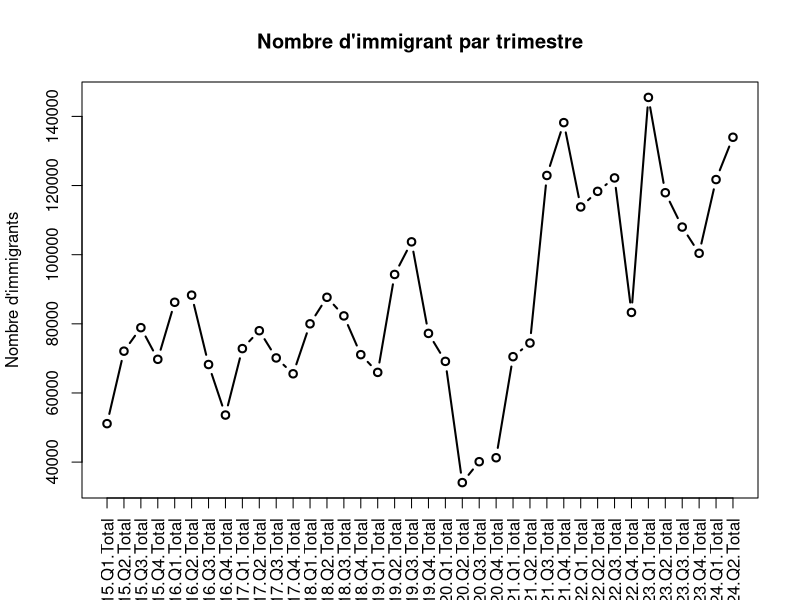
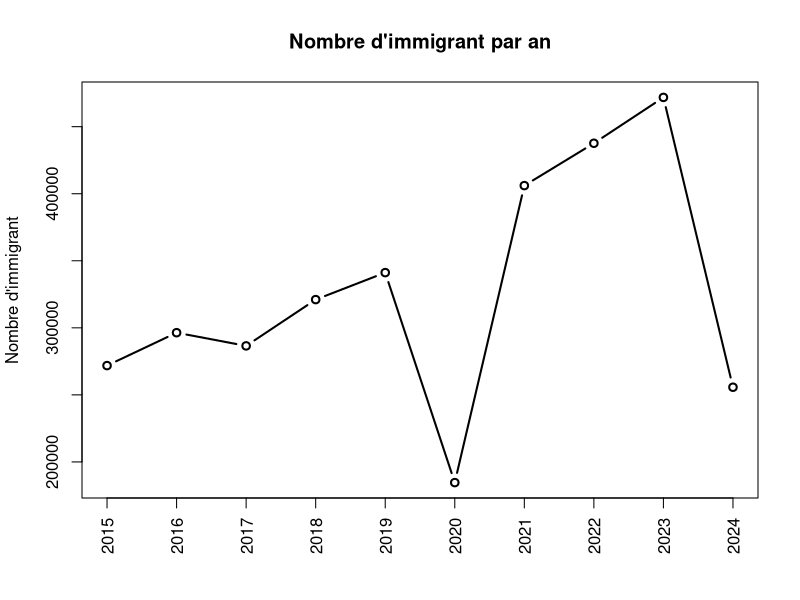
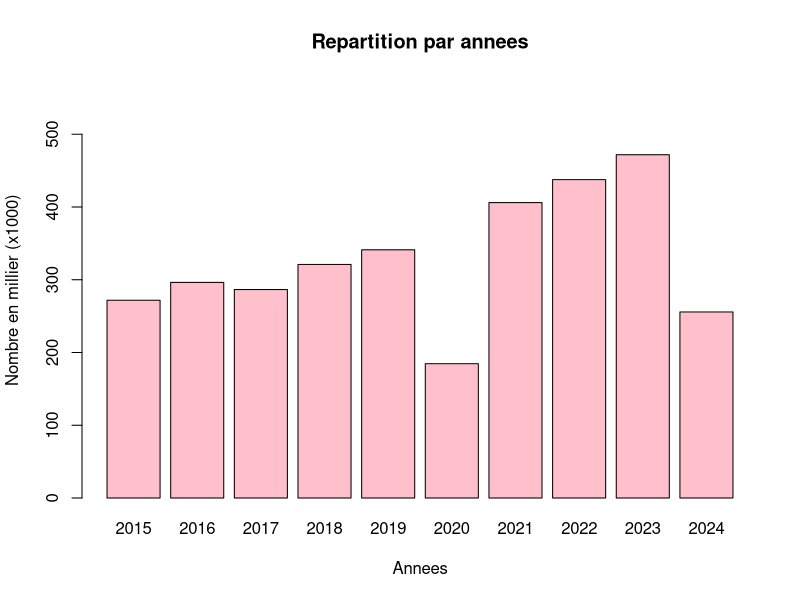
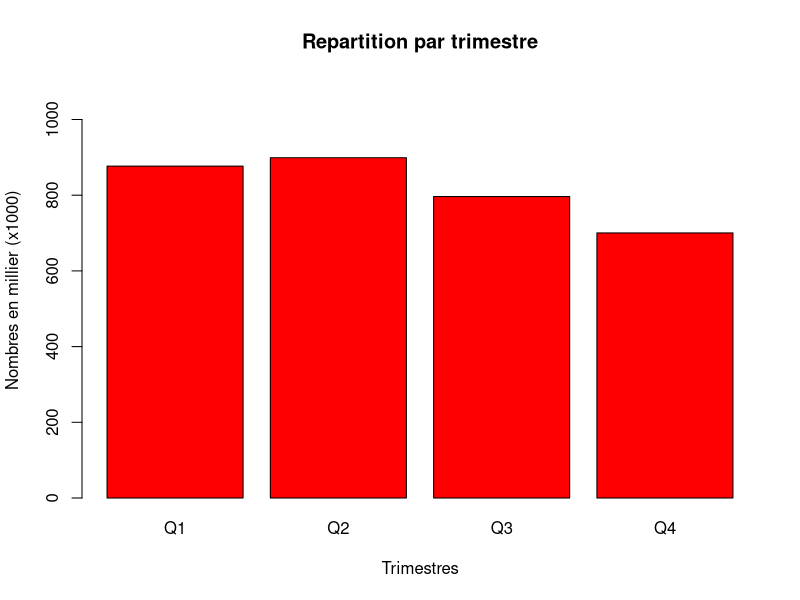
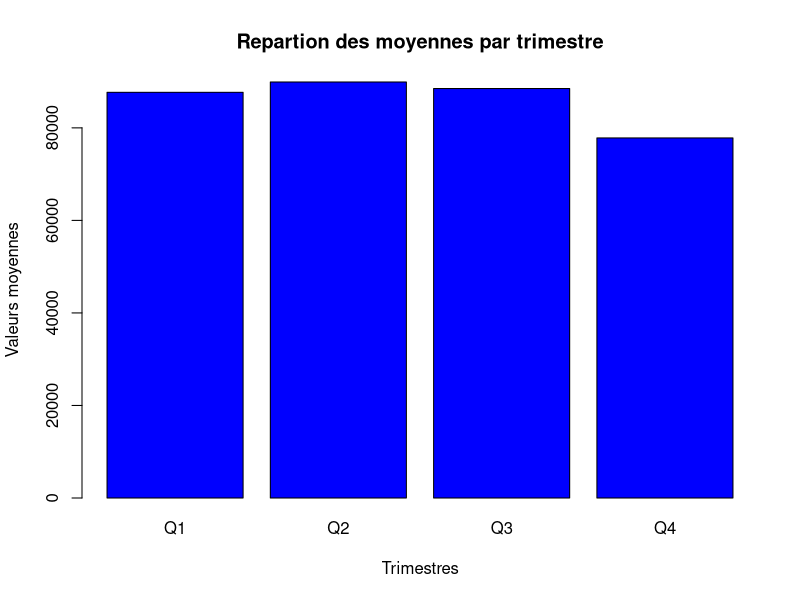
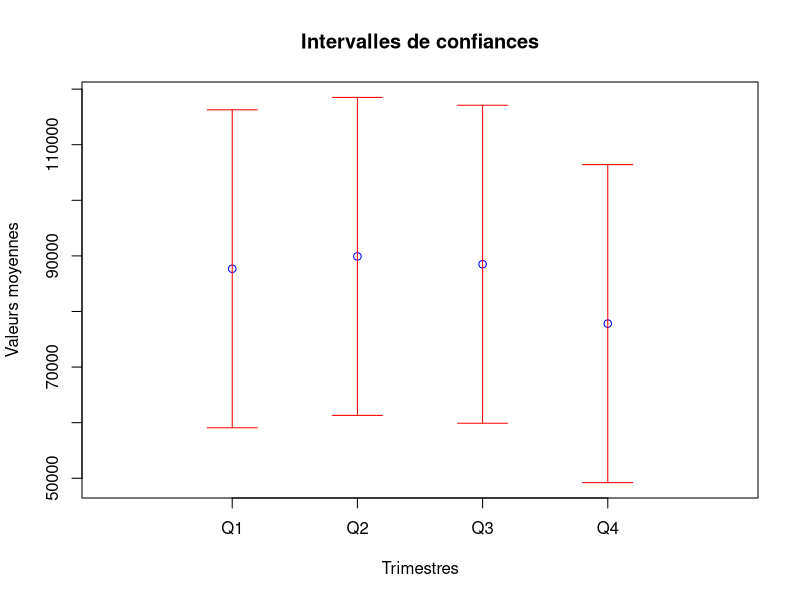
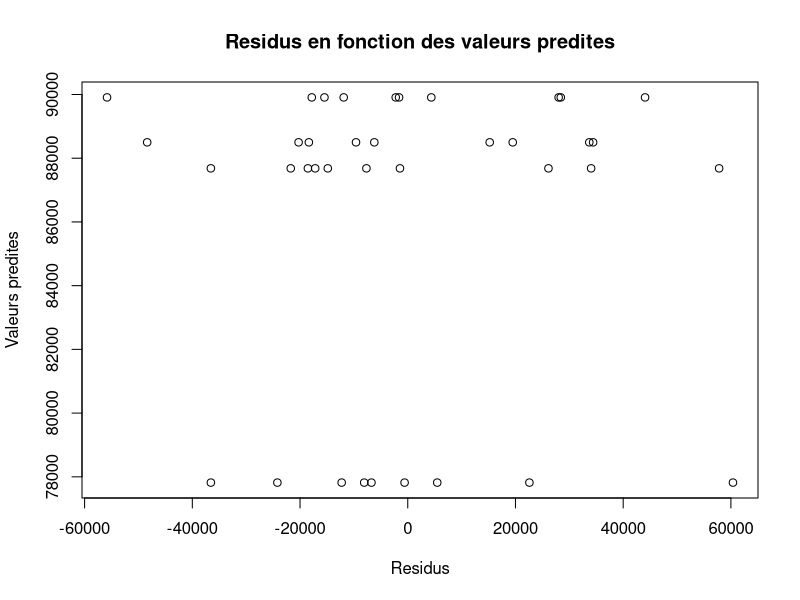
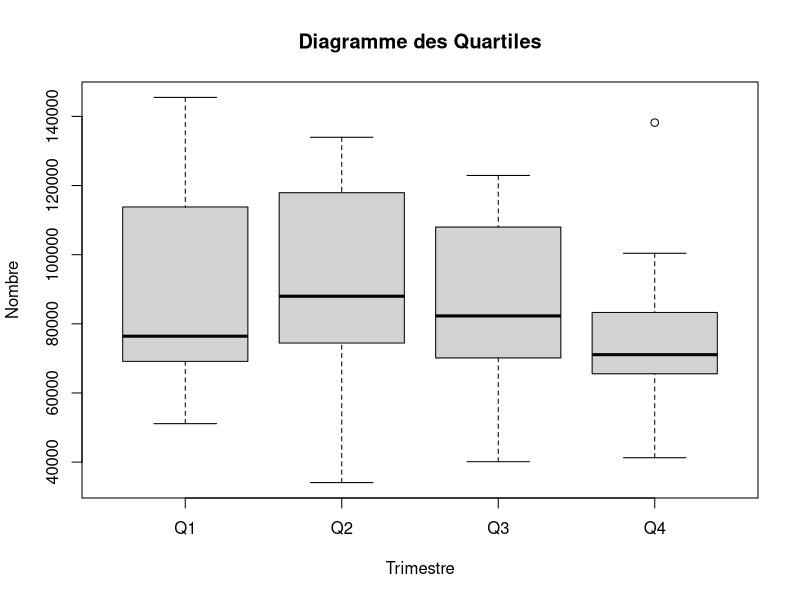

The R source for these figures, in order:
# importer les donnees de l'immigration du Canada
immigration<-read.csv("canada_immigrant_2024_q2(1).csv", sep=",", header = TRUE)
# appercu des donnees 
str(immigration)
# les dimensions 
dim(immigration)
# les variables (colonnes)
colnames(immigration)[1]
#appercu des donnees 
head(immigration[,2], 20) # les 20 premieres lignes
tail(immigration[,2], 20) # les 20 dernieres lignes

#changement du nom de la premiere colonne
colnames(immigration)[1]<-"Categories d'Immigration"
# nombre de colonnes
ncol(immigration)
# les valeurs de la premiere colonne
unique(immigration[,1])
#nom de la premiere colonne
colnames(immigration)[1]
# remplacement des valeurs non definies '--' par '0'
immigration[immigration=='--']=0
head(immigration[,2],20) # les 20 premieres colonnes

# remplacer les valeurs non definies '--' par de '0'
immigration<-data.frame(lapply(immigration, function(x) gsub('--','0',x)))
str(immigration)

#alternative a gsub
immigration[immigration=='--']='0'


# remplacer la virgule ',' dans les valeurs numeriques 
immigration<-data.frame(lapply(immigration, function(x) gsub(',','',x)))
tail(immigration[,2], 20)

# convertir les valeur en type numerique 
immigration<-data.frame(immigration[,1],lapply(immigration[,c(2:length(immigration))], as.numeric))
#reconstitution du dataframe

str(immigration)
immigration
tail(immigration)
immigration[,1]

# fonction qui ressort les donnees d'une province.
# la fonction de nom 'province' prend en parametre le nom de la province ou une
# partie du nom. 

province<-function(prov){
    index<-grep(prov,immigration[,1],ignore.case = TRUE)
    return(immigration[index,])
}

# fonction pour avoir les donnees par  trimestres
# Q est le trimestre (Q1, Q2, Q3, Q4) et  x est le dataframe qu'on filtre
trimestre<-function(Q,x){
  index<-grep(Q,colnames(x),ignore.case = TRUE)
  return(x[,index])
}

# index pour conserver les colonnes des totaux
  
  index_total<-grep('total',colnames(immigration),ignore.case = TRUE)
  
  
# donnees de l'immigration du nunavut
immigration_Nunavut<-province('nunavut')
str(immigration_Nunavut)

# Donnees de l'immigration de l'Ontario 
immigration_Ontario<-province('ontario')
str(immigration_Ontario)

#immigration de tout le pays , le total 
immigration_Canada<-immigration[nrow(immigration),]
str(immigration_Canada)

# immigartion Canada total, on a conserver uniquement les totaux 
immigration_Canada_total<-immigration_Canada[,index_total]
names(immigration_Canada_total)

# conserver les index de colonnes trimestre
index_trimestre<-grep('Q',names(immigration_Canada_total), ignore.case = TRUE)
#immigration totale par trimestre
immigration_trimestre<-immigration_Canada_total[,index_trimestre]
names(immigration_trimestre)

# immigration pour chaque annees
immigration_annees<-immigration_Canada_total[,-index_trimestre]
str(immigration_annees)

#immigration Canada par trimestre
#Q1
canada_Q1<-trimestre('Q1',immigration_Canada_total)
#Q2
canada_Q2<-trimestre('Q2',immigration_Canada_total)
#Q3
canada_Q3<-trimestre('Q3',immigration_Canada_total)
#Q4
canada_Q4<-trimestre('Q4',immigration_Canada_total)


# les graphiques
# graphiques des donnees par trimestre 
# graphique avec 'xaxt='n': desactiver l'axe des x pour le personnaliser, 
# las=2, ecriture sur l'axe des x en verticale
plot(0,0, main="Nombre d'immigrant par trimestre", 
     xlab=" ", ylab="Nombre d'immigrants",
     xlim=c(1,ncol(immigration_trimestre)), 
     ylim=c(min(immigration_trimestre[1,]),
            max(immigration_trimestre[1,])), type='n', xaxt='n' )

#type='n' pour ne rien afficher, type='b' ligne et point, type='h' lignse horizontales
axis(side=1, at=c(1:ncol(immigration_trimestre)),labels =names(immigration_trimestre), las=2  )

points(x=1:ncol(immigration_trimestre),
       y=immigration_trimestre[1,], type = 'b', lwd=2 ) 



# graphique des valeurs totales selon les annees
plot(0,0, type='n', main="Nombre d'immigrant par an",
     xlab='', ylab="Nombre d'immigrant",xlim=c(1,ncol(immigration_annees)),
     ylim=c(min(immigration_annees[1,]), max(immigration_annees[1,])), xaxt='n')

axis(side=1, at=c(1:ncol(immigration_annees)), labels=2015:2024, las=2)

points(x=1:ncol(immigration_annees), y=immigration_annees[1,], type='b',
       lwd=2)
# Histogramme de la repartion selon annees
sum_annee<-unlist(immigration_annees[1,],use.names = FALSE)
# Changement d'echelle (1/1000)
sum_annee<-sum_annee/1000
#on nomme les valeurs
names(sum_annee)<-2015:2024
sum_annee
barplot(sum_annee, main="Repartition par annees",
        col='pink',xlab='Annees',
        ylab='Nombre en millier (x1000)',
        ylim=c(0, max(sum_annee)+100))
sum_annee

# elimination des donnees aberantes
annees_abr<-grep('2020',names(immigration_annees), ignore.case = TRUE)
annees_abr<-c(annees_abr, grep('2024', names(immigration_annees), ignore.case = TRUE))
immigration_annees_sans_abr<-immigration_annees[,-annees_abr]
str(immigration_annees_sans_abr)

# reconstitution d'une table de donnees pour le test ANOVA
# data.frame avec les groupes par trimestre pour l'analyse l'Anova
# variable categorique 'Trimestre'
Trimestre<-c(rep('Q1',length(canada_Q1)),rep('Q2',length(canada_Q2)),
             rep('Q3',length(canada_Q3)),rep('Q4',length(canada_Q4)))
# variables nombre d'immigrants
Nombre<-(unlist(c(canada_Q1[1,],canada_Q2[1,],canada_Q3[1,],canada_Q4[1,]), use.names = FALSE))
str(Nombre)

# data frame canada_Trimestre qui regroupe les valeurs trimestre
canada_trimestre<-data.frame(Nombre,Trimestre)
canada_trimestre

# somme totale par trimestre 
sum_trimestre<-tapply(canada_trimestre$Nombre, 
                      INDEX = canada_trimestre$Trimestre, FUN =sum)
# changement d'echelle pour la representation sur l'histogramme (1/1000)
sum_trimestre<-sum_trimestre/1000

barplot(sum_trimestre,xlab='Trimestres' , ylab = 'Nombres en millier (x1000)',
        main='Repartition par trimestre', col = 'red', xpd = TRUE,
        ylim=c(0, max(sum_trimestre) +200))
sum_trimestre

# transformation en variable categorique
canada_trimestre$Trimestre<-as.factor(canada_trimestre$Trimestre)
str(canada_trimestre)

# Calcule de l'erreur type : SSE
# SE_Q1
Q1<-canada_trimestre[canada_trimestre$Trimestre=='Q1',]
SSE_Q1<-sum((Q1$Nombre-mean(Q1$Nombre))^2)
# SE_Q2
Q2<-canada_trimestre[canada_trimestre$Trimestre=='Q2',]
SSE_Q2<-sum((Q2$Nombre-mean(Q2$Nombre))^2)
# SE_Q3
Q3<-canada_trimestre[canada_trimestre$Trimestre=='Q3',]
SSE_Q3<-sum((Q3$Nombre-mean(Q3$Nombre))^2)
# SE_Q4
Q4<-canada_trimestre[canada_trimestre$Trimestre=='Q4',]
SSE_Q4<-sum((Q4$Nombre-mean(Q4$Nombre))^2)
# SSE pour l'ensemble des trimestres
SSE<- SSE_Q1+SSE_Q2+SSE_Q3+SSE_Q4
# degre de liberte : df=k(n-1)
# k: le nombre de groupe=4
# n le nombre de le nomdre d'observation par groupe
df<-34
# la moyenne des groupes
moy_Q<-tapply(canada_trimestre$Nombre,INDEX=canada_trimestre$Trimestre, FUN = mean )

# l'erreur type SE:
SE<-sqrt(SSE/df)
SE
# repartition des voleurs moyennes selon les trimestres
barplot(moy_Q, main='Repartion des moyennes par trimestre',
        xlab='Trimestres', ylab='Valeurs moyennes',
        ylim=c(0,max(moy_Q)), col='blue')
# construction de l'intervalle de confiance
#limites inferieures de l'intervalle de confiance
lim.inf<-moy_Q - SE
#limites superieurs de l'intervalle de confiance
lim.sup<-moy_Q + SE 
# graphique des intervalles 
plot(x=0, y=0, type ='n',ylim=c(min(lim.inf), max(lim.sup)),
     main='Intervalles de confiances', xlab='Trimestres',
     xlim=c(0,5), ylab='Valeurs moyennes', xaxt='n' )
#definition de l'axe des abscisses
axis(side=1, at=1:4, labels = names(moy_Q))
# les moyennes
points(x=1:4, y=moy_Q, col='blue')
# intervalle
arrows(x0 =1:4,y0 = lim.inf, x1 = 1:4, y1 = lim.sup,
       col='red', code=3, angle=90 )
# test ANOVA
aov<-aov(Nombre~Trimestre,data=canada_trimestre)
summary(aov)
# graphe des residus en fonction des valeurs predites
# verification de l'egalite de la variance
plot(residuals(aov), fitted(aov), main='Residus en fonction des valeurs predites',
     xlab = 'Residus', ylab = 'Valeurs predites')
# diagramme des quartiles
boxplot(Nombre~Trimestre, data=canada_trimestre, main='Diagramme des Quartiles')
# verification de la normalite des residus
# graphe des residus
qqnorm(residuals(aov), main="Quantiles-Quantiles", 
       xlab='Quantiles Theoriques', ylab='Quantiles observe')
qqline(residuals(aov))

#test de regression 
str(immigration_annees)
# transformation des donnees
Annees<-c(2015:2024)
canada_annees<-data.frame(Annees, Nombre=unlist(immigration_annees[1,],use.names = FALSE) )
str(canada_annees)

########### A la place de unlist()
valeur<-c()
for(i in c(1:ncol(immigration_annees))){
  a<-immigration_annees[1,i]
  valeur<-c(valeur,a)
  }
valeur
##########

# modele de regression
Regression<-lm(Nombre~Annees,data=canada_annees)
summary(Regression)
# avec les valeurs extremes
# le nuage de points
plot(canada_annees$Nombre~canada_annees$Annees,col='red',cex=1,
     xlab='Annees', ylab='Nombre', main="Modele de regression",
     xlim=c(2016, 2024), 
     ylim=c(min(canada_annees$Nombre)-20000,max(canada_annees$Nombre)+20000))
    
# les coefficient de la droite de regression
Regression
# Tracer de la droite de regression
abline(Regression, lwd=1.5)
# tracer des ecarts entre les valeur predites et les valeurs observees
segments(x0 = canada_annees$Annees,
         y0= canada_annees$Nombre,
         x1= canada_annees$Annees,
         y1= fitted(Regression),
         col='blue', lwd=1.5)  


# sans valeur extreme
# on supprime les lignes qui correspondent aux annees 2020 et 2024
canada_annees <-canada_annees[-c(6,10),]
canada_annees

# verification des supposition
# verification de la normalite des residus
qqnorm(residuals(Regression), main='Quartiles-Quartiles',
       xlab = 'Quartile Theorique',
       ylab = 'Quartile Observe')
qqline(residuals((Regression)))

#verification de l'homogeneite de la variance
plot(fitted(Regression),residuals(Regression), main='Residus en fonction des valeurs predites',
     xlab='Residus',
     ylab='Valeurs Predites')

#valeur predite pour 2024 et 2020
y=-50934239 + 25404*2024
y
y=-50934239 + 25404*2020
y
